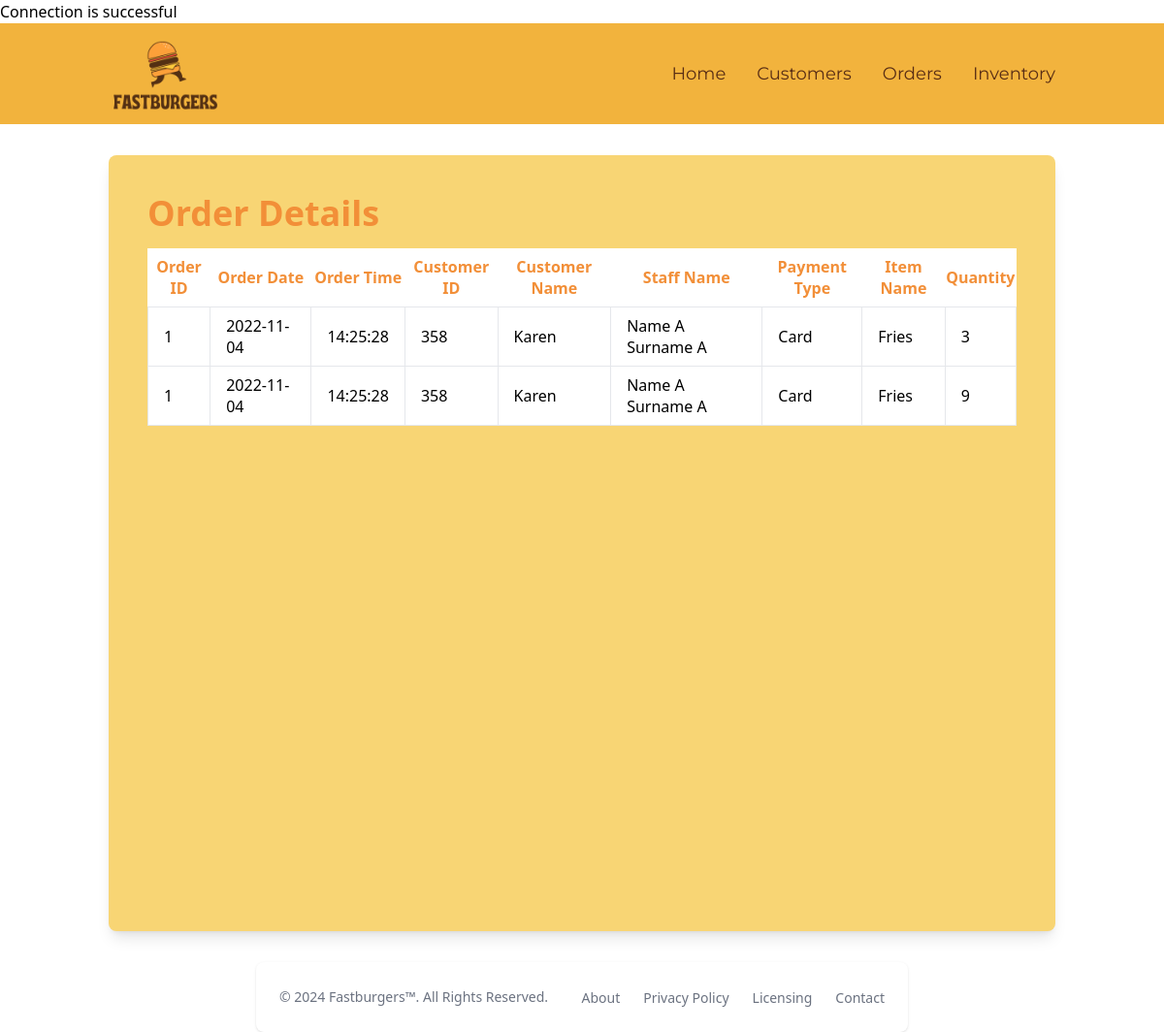
The page /pages/OrderDetails?order_id=1 on the database its author committed.
### tables this page shows
CREATE TABLE `Orders` (
  `order_id` int(11) NOT NULL,
  `order_date` date DEFAULT NULL,
  `order_time` time DEFAULT NULL,
  `fk_customer_id` int(11) DEFAULT NULL,
  `fk_payment_id` int(11) DEFAULT NULL,
  `fk_staff_id` int(11) DEFAULT NULL,
  `fk_menu_type_id` int(11) DEFAULT NULL,
  `fk_store_id` int(11) DEFAULT NULL
);

CREATE TABLE `Customer` (
  `customer_id` int(11) NOT NULL,
  `customer_name` varchar(255) DEFAULT NULL,
  `customer_tel` varchar(15) DEFAULT NULL
);

CREATE TABLE `Payment` (
  `payment_id` int(11) NOT NULL,
  `payment_type` varchar(255) DEFAULT NULL
);

CREATE TABLE `item` (
  `item_id` int(11) NOT NULL,
  `item_name` varchar(64) NOT NULL,
  `item_cost` double DEFAULT NULL,
  `stock_limit` int(11) DEFAULT NULL
);

CREATE TABLE `Order_Items` (
  `order_items_id` int(11) NOT NULL,
  `fk_item_id` int(11) DEFAULT NULL,
  `quantity` int(11) DEFAULT NULL,
  `fk_order_id` int(11) DEFAULT NULL
);

### pages/OrderDetails.php (the view)
<?php
    include '../config/dbConfig.php';
    include '../partials/header.php';
    include '../partials/navigation.php';
    if (isset($_GET['order_id'])) {
        $orderId = intval($_GET['order_id']);
        $orderDetailsQuery = $conn->prepare("SELECT
                Orders.order_id,
                Orders.order_date,
                Orders.order_time,
                Orders.fk_customer_id,
                Customer.customer_name,
                Staff.staff_firstname,
                Staff.staff_surname,
                Payment.payment_type,
                Item.item_name,
                Order_Items.quantity
            FROM
                Orders
            LEFT JOIN
                Customer ON Orders.fk_customer_id = Customer.customer_id
            LEFT JOIN
                Staff ON Orders.fk_staff_id = Staff.staff_id
            LEFT JOIN
                Payment ON Orders.fk_payment_id = Payment.payment_id
            LEFT JOIN
                Order_Items ON Orders.order_id = Order_Items.fk_order_id
            LEFT JOIN
                Item ON Order_Items.fk_item_id = Item.item_id
            WHERE
                Orders.order_id = ?
        ");
        $orderDetailsQuery->bind_param('i', $orderId);
        $orderDetailsQuery->execute();
        $orderDetailsQuery->bind_result($orderId, $orderDate, $orderTime, $customerId, $customerName, $staffFirstname, $staffSurname, $paymentType, $itemName, $quantity);
        $orderDetails = [];
        while ($orderDetailsQuery->fetch()) {
            $orderDetails[] = [
                'order_id' => $orderId,
                'order_date' => $orderDate,
                'order_time' => $orderTime,
                'customer_id' => $customerId,
                'customer_name' => $customerName,
                'staff_name' => $staffFirstname . ' ' . $staffSurname,
                'payment_type' => $paymentType,
                'item_name' => $itemName,
                'quantity' => $quantity,
            ];
        }
    }
?>
<div class="container flex-grow mx-auto px-2 md:px-6 py-8">
    <div class="overflow bg-white p-10 rounded-lg shadow-lg h-full" style="background-color: #f8d574;">
        <h2 class=".montsheading text-4xl font-bold mb-4" style="color: #F28F38;">Order Details</h2>
        <?php if (!empty($orderDetails)): ?>
            <table class="min-w-full bg-white">
                <thead>
                    <tr>
                        <th class=".montsheading py-2" style="color: #F28F38;">Order ID</th>
                        <th class=".montsheading py-2" style="color: #F28F38;">Order Date</th>
                        <th class=".montsheading py-2" style="color: #F28F38;">Order Time</th>
                        <th class=".montsheading py-2" style="color: #F28F38;">Customer ID</th>
                        <th class=".montsheading py-2" style="color: #F28F38;">Customer Name</th>
                        <th class=".montsheading py-2" style="color: #F28F38;">Staff Name</th>
                        <th class=".montsheading py-2" style="color: #F28F38;">Payment Type</th>
                        <th class=".montsheading py-2" style="color: #F28F38;">Item Name</th>
                        <th class=".montsheading py-2" style="color: #F28F38;">Quantity</th>
                    </tr>
                </thead>
                <tbody>
                    <?php foreach ($orderDetails as $detail): ?>
                        <tr>
                            <td class="border px-4 py-2"><?= htmlspecialchars($detail['order_id']) ?></td>
                            <td class="border px-4 py-2"><?= htmlspecialchars($detail['order_date']) ?></td>
                            <td class="border px-4 py-2"><?= htmlspecialchars($detail['order_time']) ?></td>
                            <td class="border px-4 py-2"><?= htmlspecialchars($detail['customer_id']) ?></td>
                            <td class="border px-4 py-2"><?= htmlspecialchars($detail['customer_name']) ?></td>
                            <td class="border px-4 py-2"><?= htmlspecialchars($detail['staff_name']) ?></td>
                            <td class="border px-4 py-2"><?= htmlspecialchars($detail['payment_type']) ?></td>
                            <td class="border px-4 py-2"><?= htmlspecialchars($detail['item_name']) ?></td>
                            <td class="border px-4 py-2"><?= htmlspecialchars($detail['quantity']) ?></td>
                        </tr>
                    <?php endforeach; ?>
                </tbody>
            </table>
        <?php else: ?>
            <p>No order details found.</p>
        <?php endif; ?>
    </div>
</div>
<?php
    include '../partials/footer.php';
?>

### rows shown on the page
orders: order_id "1", order_date "2022-11-04", order_time "14:25:28", fk_customer "358", fk_customer.customer_name "Karen", staff_name "Name A Surname A", fk_payment.payment_type "Card", item.item_name "Fries", order_items.quantity "3", order_items.quantity "9"
